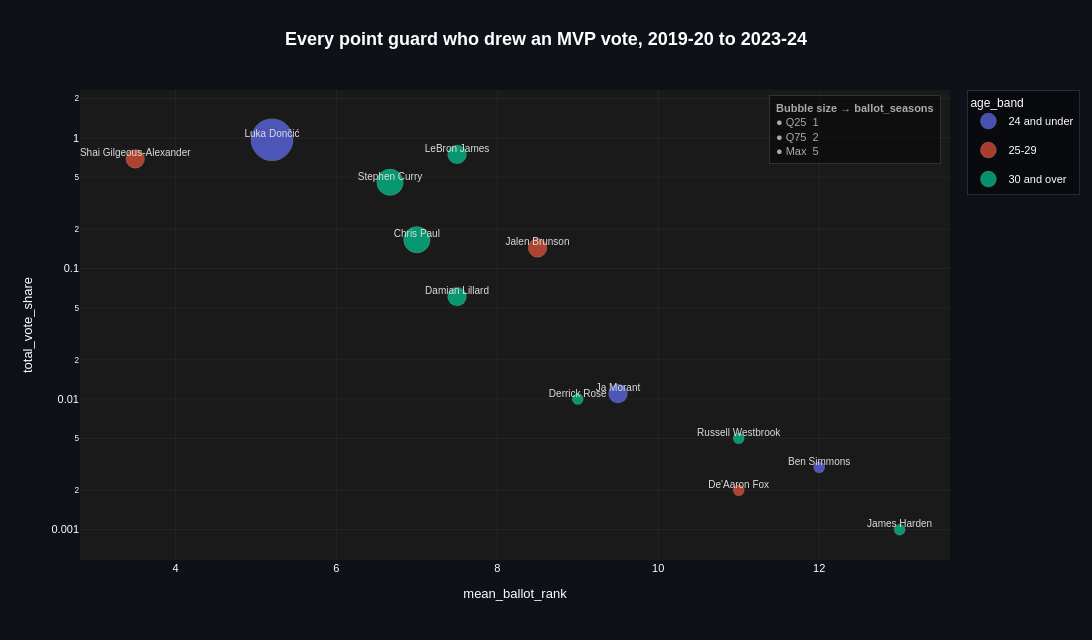

The code cell stored with this chart in its notebook:
### Markdown cell above
Across all thirteen the two orderings agree more than that example suggests.
Spearman's rho between appearance count and total vote share is 0.86, with a 95%
interval from 0.58 to 0.96 and p = 0.0002. The routine flags the obvious caveat
in its `flags` column: n = 13, so the interval is wide and unstable. As a way of
sorting thirteen players into roughly the right order, counting appearances
works.

It breaks at the top, which is the only part a club with three signings to make
cares about. By total vote share the order runs Dončić 0.97, LeBron James 0.75,
Gilgeous-Alexander 0.69, Curry 0.46, Paul 0.17. The client's metric puts Paul
third. The votes he actually won put him fifth, behind two players with fewer
appearances than him.

### Code cell
bubble_plot(
    ranked,
    x="mean_ballot_rank",
    y="total_vote_share",
    size="ballot_seasons",
    color_by="age_band",
    label_col="player_name",
    label_top_n=len(ranked),
    log_y=True,
    size_range=(11.0, 42.0),
    title="Every point guard who drew an MVP vote, 2019-20 to 2023-24",
)

### Figure 1 — Plotly figure (JSON) as saved in the notebook; plotly's stock layout.template omitted (floating-point values rounded to 4 significant figures)
{"data": [{"customdata": [5, 2, 1], "hovertemplate": "<b>age_band</b>: 24 and under<br><b>mean_ballot_rank</b>: %{x}<br><b>total_vote_share</b>: %{y}<br><b>ballot_seasons</b>: %{customdata:.3g}<extra></extra>", "legendgroup": "24 and under", "marker": {"color": "#636EFA", "line": {"color": "rgba(255,255,255,0.25)", "width": 0.8}, "opacity": 0.7, "size": [42.0, 18.75, 11.0]}, "mode": "markers", "name": "24 and under", "type": "scatter", "x": [5.2, 9.5, 12.0], "y": [0.968, 0.011, 0.003]}, {"customdata": [2, 2, 1], "hovertemplate": "<b>age_band</b>: 25-29<br><b>mean_ballot_rank</b>: %{x}<br><b>total_vote_share</b>: %{y}<br><b>ballot_seasons</b>: %{customdata:.3g}<extra></extra>", "legendgroup": "25-29", "marker": {"color": "#EF553B", "line": {"color": "rgba(255,255,255,0.25)", "width": 0.8}, "opacity": 0.7, "size": [18.75, 18.75, 11.0]}, "mode": "markers", "name": "25-29", "type": "scatter", "x": [3.5, 8.5, 11.0], "y": [0.692, 0.144, 0.002]}, {"customdata": [3, 3, 2, 2, 1, 1, 1], "hovertemplate": "<b>age_band</b>: 30 and over<br><b>mean_ballot_rank</b>: %{x}<br><b>total_vote_share</b>: %{y}<br><b>ballot_seasons</b>: %{customdata:.3g}<extra></extra>", "legendgroup": "30 and over", "marker": {"color": "#00CC96", "line": {"color": "rgba(255,255,255,0.25)", "width": 0.8}, "opacity": 0.7, "size": [26.5, 26.5, 18.75, 18.75, 11.0, 11.0, 11.0]}, "mode": "markers", "name": "30 and over", "type": "scatter", "x": [6.667, 7.0, 7.5, 7.5, 9.0, 11.0, 13.0], "y": [0.458, 0.166, 0.061, 0.747, 0.01, 0.005, 0.001]}, {"hoverinfo": "skip", "mode": "text", "showlegend": false, "text": ["Luka Dončić", "Stephen Curry", "Chris Paul", "Shai Gilgeous-Alexander", "Damian Lillard", "LeBron James", "Jalen Brunson", "Ja Morant", "Derrick Rose", "De'Aaron Fox", "Russell Westbrook", "Ben Simmons", "James Harden"], "textfont": {"color": "#DDDDDD", "size": 10}, "textposition": "top center", "type": "scatter", "x": [5.2, 6.667, 7.0, 3.5, 7.5, 7.5, 8.5, 9.5, 9.0, 11.0, 11.0, 12.0, 13.0], "y": [0.968, 0.458, 0.166, 0.692, 0.061, 0.747, 0.144, 0.011, 0.01, 0.002, 0.005, 0.003, 0.001]}], "layout": {"annotations": [{"align": "left", "bgcolor": "rgba(0,0,0,0.45)", "bordercolor": "rgba(255,255,255,0.12)", "borderpad": 6, "borderwidth": 1, "font": {"color": "#AAAAAA", "family": "Arial", "size": 11}, "showarrow": false, "text": "<b>Bubble size → ballot_seasons</b><br>● Q25  1<br>● Q75  2<br>● Max  5", "x": 0.99, "xanchor": "right", "xref": "paper", "y": 0.99, "yanchor": "top", "yref": "paper"}], "font": {"color": "white", "family": "Arial"}, "height": 640, "legend": {"bgcolor": "rgba(0,0,0,0.4)", "bordercolor": "rgba(255,255,255,0.12)", "borderwidth": 1, "font": {"color": "white", "size": 11}, "title": {"font": {"color": "white", "size": 12}, "text": "age_band"}}, "margin": {"b": 80, "l": 80, "r": 80, "t": 90}, "paper_bgcolor": "#0e1117", "plot_bgcolor": "#1a1a1a", "title": {"font": {"color": "white", "family": "Arial", "size": 18}, "text": "<b>Every point guard who drew an MVP vote, 2019-20 to 2023-24</b>", "x": 0.5, "xanchor": "center"}, "width": 1400, "xaxis": {"gridcolor": "rgba(128,128,128,0.2)", "gridwidth": 0.5, "showgrid": true, "tickfont": {"size": 11}, "title": {"font": {"family": "Arial", "size": 13}, "text": "mean_ballot_rank"}, "type": "linear", "zeroline": false}, "yaxis": {"gridcolor": "rgba(128,128,128,0.2)", "gridwidth": 0.5, "showgrid": true, "tickfont": {"size": 11}, "title": {"font": {"family": "Arial", "size": 13}, "text": "total_vote_share"}, "type": "log", "zeroline": false}}}
